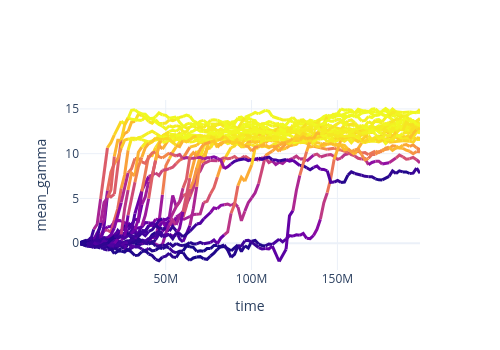

Notebook code cell kept with this figure:
### Code cell
grad = cl.Grad(cl.StackPalette.load("plasma"), domain=[0, 100])
fig = go.Figure()
for j, ((r,), group) in enumerate(
    graphdf.filter(
        pl.col("replica").is_in(set(high_gamma))
    ).group_by("replica")
):
    step = 2
    for i in range(0, group.height, step):
        rows = group[i:i + step + 1]
        fig.add_trace(
            go.Scatter(
                x=rows["wtime"],
                y=rows["mean_gamma"],
                line_color=grad(rows[0, "clique_size"]),
                line_width=3,
                # opacity=0.5,
                line_dash="solid",
                mode="lines",
                hovertext=r
            )
        )
fig.update_layout(
    template="plotly_white",
    width=500,
    height=350,
    showlegend=False,
    xaxis_title="time",
    yaxis_title="mean_gamma"
)
io.save_plot(fig, "../plots/graph_evol_high_gamma_time")
